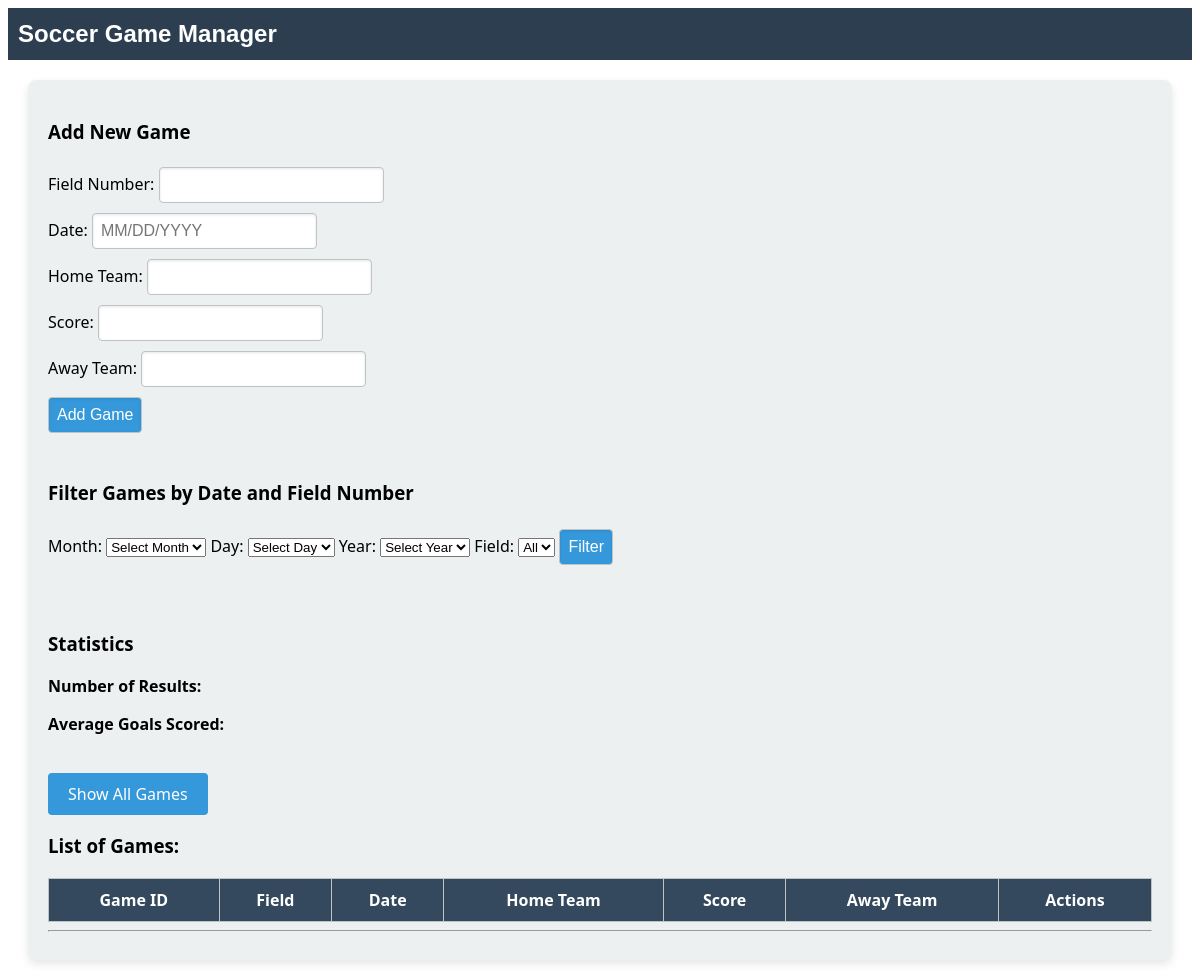
Before: / with the older database file.
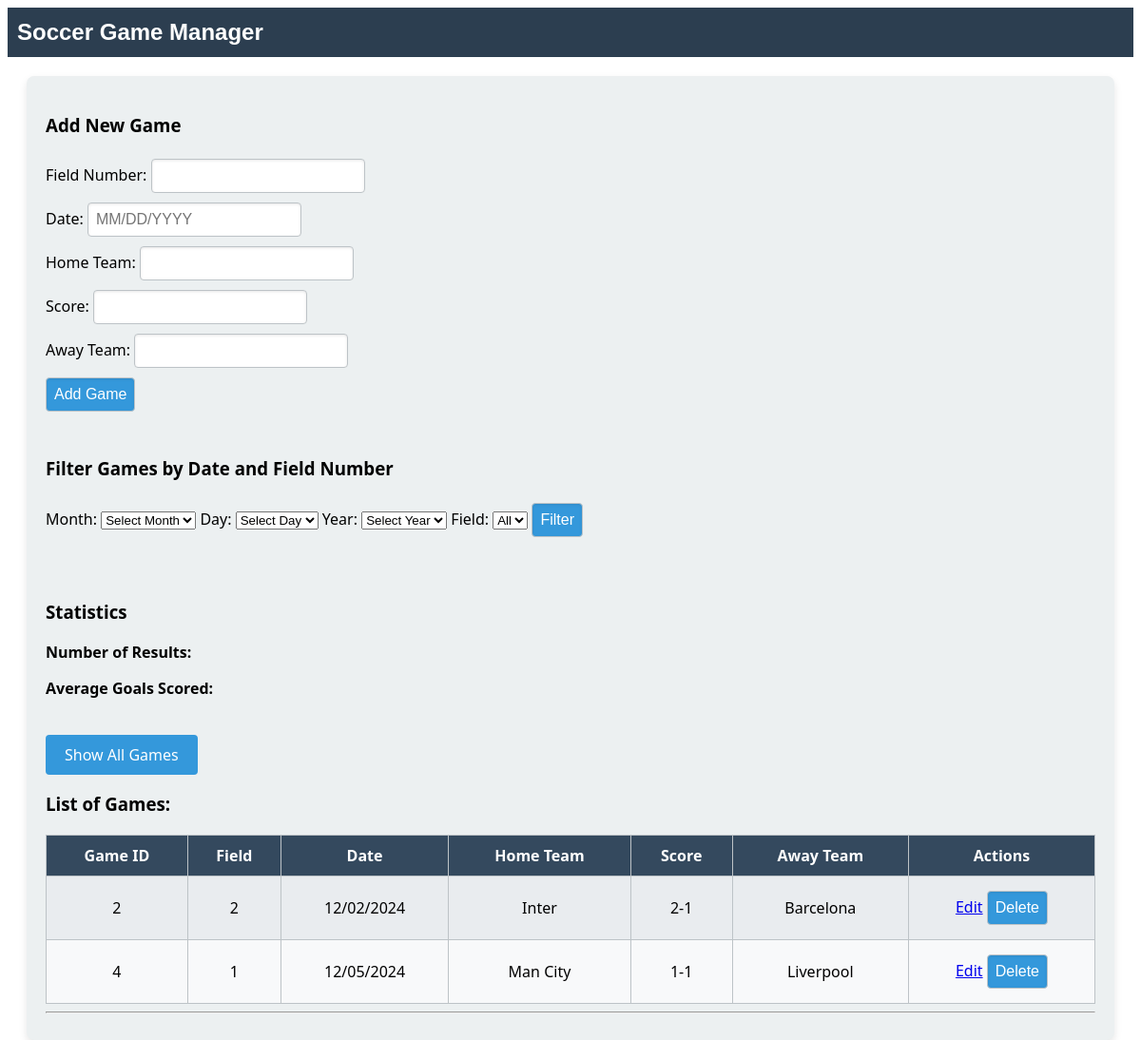
After: the same page with the newer database file.
### app.py (models this page shows)
class Game(db.Model):
    game_id = db.Column(db.Integer, primary_key=True)
    field = db.Column(db.String(100), nullable=False)
    date = db.Column(db.String(50), nullable=False)
    score = db.Column(db.String(20), nullable=True)
    home_team = db.Column(db.String(100), nullable=False)
    away_team = db.Column(db.String(100), nullable=False)

### app.py (the view, shortened to what this page needs)
@app.route("/", methods=['GET', 'POST'])
def home():
    game_to_edit = None
    if request.args.get('game_id'):
        game_id = request.args.get('game_id')
        game_to_edit = Game.query.get(game_id)
    distinct_fields = db.session.execute(text("SELECT DISTINCT field FROM Game ORDER BY field")).fetchall()
    fields = [row.field for row in distinct_fields]
    current_year = datetime.now().year
    year_range = range(current_year - 10, current_year + 5)
    games = Game.query.all()
    return render_template(
        "games.html",
        rows=games,
        game_to_edit=None,
        years=year_range,
        fields=fields,
        selected_month=0,
        selected_day=0,
        selected_year=0,
        selected_field=-1
    )

### templates/games.html (shortened to what this page needs)
{% extends "layout.html" %}
{% block content %}
<form action="{{ url_for('home') }}" method="POST">
    <h3>{% if game_to_edit %}Edit Game{% else %}Add New Game{% endif %}</h3>
    Field Number: <input type="text" name="field" pattern="^(100|[1-9][0-9]?)$" value="{{ game_to_edit.field if game_to_edit else '' }}" required><br>
    Date: <input type="text" name="date" placeholder="MM/DD/YYYY" pattern="^(0[1-9]|1[0-2])/(0[1-9]|[12][0-9]|3[01])/\d{4}$" value="{{ game_to_edit.date if game_to_edit else '' }}" required><br>
    Home Team: <input type="text" name="home_team" value="{{ game_to_edit.home_team if game_to_edit else '' }}" required><br>
    Score: <input type="text" name="score" value="{{ game_to_edit.score if game_to_edit else '' }}"><br>
    Away Team: <input type="text" name="away_team" value="{{ game_to_edit.away_team if game_to_edit else '' }}" required><br>
    <input type="submit" value="{% if game_to_edit %}Update Game{% else %}Add Game{% endif %}"><br><br>
</form>
<h3>Filter Games by Date and Field Number</h3>
<form action="{{ url_for('filter') }}" method="GET">
    <label for="month">Month:</label>
    <select name="month" id="month">
        <option value="" disabled selected>Select Month</option>
    </select>
    <label for="day">Day:</label>
    <select name="day" id="day">
        <option value="" disabled selected>Select Day</option>
    </select>
    <label for="year">Year:</label>
    <select name="year" id="year">
        <option value="" disabled selected>Select Year</option>
    </select>
    <label for="field">Field:</label>
    <select name="field" id="field">
        <option value="All" {% if selected_field == "All" %}selected{% endif %}>All</option>
    </select>
    <input type="submit" value="Filter">
</form>
<br>
{% if num_results is not none %}
<h3>Statistics</h3>
<p><strong>Number of Results:</strong> {{ num_results }}</p>
<p><strong>Average Goals Scored:</strong> {{ avg_goals }}</p>
{% endif %}
<br>
<a href="{{ url_for('home') }}" class="button">Show All Games</a>
<h3>List of Games:</h3>
<table border="1">
    <tr>
        <th>Game ID</th>
        <th>Field</th>
        <th>Date</th>
        <th>Home Team</th>
        <th>Score</th>
        <th>Away Team</th>
        <th>Actions</th>
    </tr>
    {% for game in rows %}
    <tr>
        <td>{{ game.game_id }}</td>
        <td>{{ game.field }}</td>
        <td>{{ game.date }}</td>
        <td>{{ game.home_team }}</td>
        <td>{{ game.score }}</td>
        <td>{{ game.away_team }}</td>
        <td>
            <a href="{{ url_for('edit', game_id=game.game_id) }}">Edit</a>
            <form action="{{ url_for('delete', game_id=game.game_id) }}" method="POST" onsubmit="return confirm('Are you sure you want to delete this game?');" style="display:inline;">
                <input type="submit" value="Delete">
            </form>
        </td>
    </tr>
    {% endfor %}
</table>
{% endblock %}

### templates/layout.html (shortened to what this page needs)
<!DOCTYPE html>
<html>
    <head>
        <link rel="stylesheet" type="text/css" href="{{ url_for('static', filename='site.css')}}" />
    </head>
    <body>
        <div class="navbar">
            <a href="{{ url_for('home') }}" class="navbar-brand">Soccer Game Manager</a>
        </div>
        <div class="body-content">
            {% block content %}
            {% endblock %}
            <hr/>
        </div>
    </body>
</html>

### static/site.css (style rules this page uses)
.button { display: inline-block; padding: 10px 20px; font-size: 1em; color: white; background-color: #3498db; border: none; border-radius: 4px; text-decoration: none; cursor: pointer; text-align: center; transition: background-color 0.3s ease; }
.navbar { background-color: #2c3e50; font-size: 1em; font-family: 'Trebuchet MS', 'Lucida Sans Unicode', 'Lucida Grande', 'Lucida Sans', Arial, sans-serif; color: white; padding: 12px 10px; display: flex; align-items: center; }
.navbar a { text-decoration: none; color: inherit; margin-right: 20px; transition: color 0.3s ease; }
.navbar-brand { font-size: 1.5em; font-weight: 700; margin-right: auto; }
.body-content { padding: 20px; background-color: #ecf0f1; border-radius: 8px; box-shadow: 0 4px 8px rgba(0, 0, 0, 0.1); margin: 20px; font-family: 'Segoe UI', Tahoma, Geneva, Verdana, sans-serif; }
table { width: 100%; border-collapse: collapse; margin-top: 20px; }
th, td { border: 1px solid #bdc3c7; padding: 10px; text-align: center; }
th { background-color: #34495e; color: white; }
td { background-color: #f8f9fa; }
tr:nth-child(even) td { background-color: #e9ecef; }
form { margin-bottom: 20px; }
input[type="text"], input[type="submit"] { padding: 8px; margin: 5px 0; border: 1px solid #bdc3c7; border-radius: 4px; box-shadow: inset 0 1px 3px rgba(0, 0, 0, 0.1); font-size: 1em; }
input[type="submit"] { background-color: #3498db; color: white; cursor: pointer; transition: background-color 0.3s ease; }

Changed rows visible on the page:
added Game: game_id "2", field "2", date "12/02/2024", home_team "Inter", score "2-1", away_team "Barcelona"
added Game: game_id "4", field "1", date "12/05/2024", home_team "Man City", score "1-1", away_team "Liverpool"
